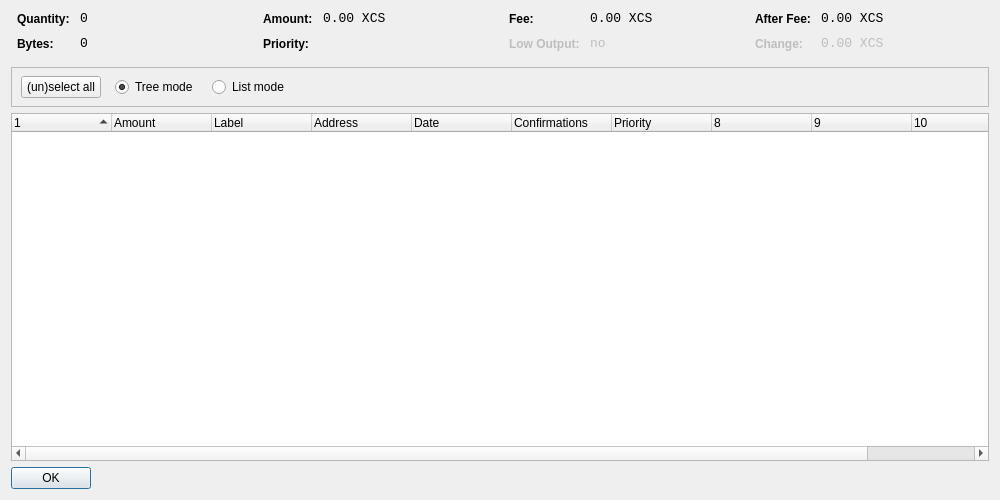
<?xml version="1.0" encoding="UTF-8"?>
<ui version="4.0">
 <class>CoinControlDialog</class>
 <widget class="QDialog" name="CoinControlDialog">
  <property name="geometry">
   <rect>
    <x>0</x>
    <y>0</y>
    <width>1000</width>
    <height>500</height>
   </rect>
  </property>
  <property name="windowTitle">
   <string>Coin Control</string>
  </property>
  <layout class="QVBoxLayout" name="verticalLayout">
   <item>
    <layout class="QHBoxLayout" name="horizontalLayoutTop" stretch="0,0,0,0">
     <property name="topMargin">
      <number>0</number>
     </property>
     <property name="bottomMargin">
      <number>10</number>
     </property>
     <item>
      <layout class="QFormLayout" name="formLayoutCoinControl1">
       <property name="horizontalSpacing">
        <number>10</number>
       </property>
       <property name="verticalSpacing">
        <number>10</number>
       </property>
       <property name="leftMargin">
        <number>6</number>
       </property>
       <property name="rightMargin">
        <number>6</number>
       </property>
       <item row="0" column="0">
        <widget class="QLabel" name="labelCoinControlQuantityText">
         <property name="styleSheet">
          <string notr="true">font-weight:bold;</string>
         </property>
         <property name="text">
          <string>Quantity:</string>
         </property>
        </widget>
       </item>
       <item row="0" column="1">
        <widget class="QLabel" name="labelCoinControlQuantity">
         <property name="font">
          <font>
           <family>Monospace</family>
           <pointsize>10</pointsize>
          </font>
         </property>
         <property name="cursor">
          <cursorShape>IBeamCursor</cursorShape>
         </property>
         <property name="contextMenuPolicy">
          <enum>Qt::ActionsContextMenu</enum>
         </property>
         <property name="text">
          <string notr="true">0</string>
         </property>
         <property name="textInteractionFlags">
          <set>Qt::LinksAccessibleByMouse|Qt::TextSelectableByKeyboard|Qt::TextSelectableByMouse</set>
         </property>
        </widget>
       </item>
       <item row="1" column="0">
        <widget class="QLabel" name="labelCoinControlBytesText">
         <property name="styleSheet">
          <string notr="true">font-weight:bold;</string>
         </property>
         <property name="text">
          <string>Bytes:</string>
         </property>
        </widget>
       </item>
       <item row="1" column="1">
        <widget class="QLabel" name="labelCoinControlBytes">
         <property name="font">
          <font>
           <family>Monospace</family>
           <pointsize>10</pointsize>
          </font>
         </property>
         <property name="cursor">
          <cursorShape>IBeamCursor</cursorShape>
         </property>
         <property name="contextMenuPolicy">
          <enum>Qt::ActionsContextMenu</enum>
         </property>
         <property name="text">
          <string notr="true">0</string>
         </property>
         <property name="textInteractionFlags">
          <set>Qt::LinksAccessibleByMouse|Qt::TextSelectableByKeyboard|Qt::TextSelectableByMouse</set>
         </property>
        </widget>
       </item>
      </layout>
     </item>
     <item>
      <layout class="QFormLayout" name="formLayoutCoinControl2">
       <property name="horizontalSpacing">
        <number>10</number>
       </property>
       <property name="verticalSpacing">
        <number>10</number>
       </property>
       <property name="leftMargin">
        <number>6</number>
       </property>
       <property name="rightMargin">
        <number>6</number>
       </property>
       <item row="0" column="0">
        <widget class="QLabel" name="labelCoinControlAmountText">
         <property name="styleSheet">
          <string notr="true">font-weight:bold;</string>
         </property>
         <property name="text">
          <string>Amount:</string>
         </property>
        </widget>
       </item>
       <item row="0" column="1">
        <widget class="QLabel" name="labelCoinControlAmount">
         <property name="font">
          <font>
           <family>Monospace</family>
           <pointsize>10</pointsize>
          </font>
         </property>
         <property name="cursor">
          <cursorShape>IBeamCursor</cursorShape>
         </property>
         <property name="contextMenuPolicy">
          <enum>Qt::ActionsContextMenu</enum>
         </property>
         <property name="text">
          <string notr="true">0.00 XCS</string>
         </property>
         <property name="textInteractionFlags">
          <set>Qt::LinksAccessibleByMouse|Qt::TextSelectableByKeyboard|Qt::TextSelectableByMouse</set>
         </property>
        </widget>
       </item>
       <item row="1" column="0">
        <widget class="QLabel" name="labelCoinControlPriorityText">
         <property name="styleSheet">
          <string notr="true">font-weight:bold;</string>
         </property>
         <property name="text">
          <string>Priority:</string>
         </property>
        </widget>
       </item>
       <item row="1" column="1">
        <widget class="QLabel" name="labelCoinControlPriority">
         <property name="font">
          <font>
           <family>Monospace</family>
           <pointsize>10</pointsize>
          </font>
         </property>
         <property name="cursor">
          <cursorShape>IBeamCursor</cursorShape>
         </property>
         <property name="contextMenuPolicy">
          <enum>Qt::ActionsContextMenu</enum>
         </property>
         <property name="text">
          <string/>
         </property>
         <property name="textInteractionFlags">
          <set>Qt::LinksAccessibleByMouse|Qt::TextSelectableByKeyboard|Qt::TextSelectableByMouse</set>
         </property>
        </widget>
       </item>
      </layout>
     </item>
     <item>
      <layout class="QFormLayout" name="formLayoutCoinControl3">
       <property name="horizontalSpacing">
        <number>10</number>
       </property>
       <property name="verticalSpacing">
        <number>10</number>
       </property>
       <property name="leftMargin">
        <number>6</number>
       </property>
       <property name="rightMargin">
        <number>6</number>
       </property>
       <item row="0" column="0">
        <widget class="QLabel" name="labelCoinControlFeeText">
         <property name="styleSheet">
          <string notr="true">font-weight:bold;</string>
         </property>
         <property name="text">
          <string>Fee:</string>
         </property>
        </widget>
       </item>
       <item row="0" column="1">
        <widget class="QLabel" name="labelCoinControlFee">
         <property name="font">
          <font>
           <family>Monospace</family>
           <pointsize>10</pointsize>
          </font>
         </property>
         <property name="cursor">
          <cursorShape>IBeamCursor</cursorShape>
         </property>
         <property name="contextMenuPolicy">
          <enum>Qt::ActionsContextMenu</enum>
         </property>
         <property name="text">
          <string notr="true">0.00 XCS</string>
         </property>
         <property name="textInteractionFlags">
          <set>Qt::LinksAccessibleByMouse|Qt::TextSelectableByKeyboard|Qt::TextSelectableByMouse</set>
         </property>
        </widget>
       </item>
       <item row="1" column="0">
        <widget class="QLabel" name="labelCoinControlLowOutputText">
         <property name="enabled">
          <bool>false</bool>
         </property>
         <property name="styleSheet">
          <string notr="true">font-weight:bold;</string>
         </property>
         <property name="text">
          <string>Low Output:</string>
         </property>
        </widget>
       </item>
       <item row="1" column="1">
        <widget class="QLabel" name="labelCoinControlLowOutput">
         <property name="enabled">
          <bool>false</bool>
         </property>
         <property name="font">
          <font>
           <family>Monospace</family>
           <pointsize>10</pointsize>
          </font>
         </property>
         <property name="cursor">
          <cursorShape>IBeamCursor</cursorShape>
         </property>
         <property name="contextMenuPolicy">
          <enum>Qt::ActionsContextMenu</enum>
         </property>
         <property name="text">
          <string notr="true">no</string>
         </property>
         <property name="textInteractionFlags">
          <set>Qt::LinksAccessibleByMouse|Qt::TextSelectableByKeyboard|Qt::TextSelectableByMouse</set>
         </property>
        </widget>
       </item>
      </layout>
     </item>
     <item>
      <layout class="QFormLayout" name="formLayoutCoinControl4">
       <property name="horizontalSpacing">
        <number>10</number>
       </property>
       <property name="verticalSpacing">
        <number>10</number>
       </property>
       <property name="leftMargin">
        <number>6</number>
       </property>
       <property name="rightMargin">
        <number>6</number>
       </property>
       <item row="0" column="0">
        <widget class="QLabel" name="labelCoinControlAfterFeeText">
         <property name="styleSheet">
          <string notr="true">font-weight:bold;</string>
         </property>
         <property name="text">
          <string>After Fee:</string>
         </property>
        </widget>
       </item>
       <item row="0" column="1">
        <widget class="QLabel" name="labelCoinControlAfterFee">
         <property name="font">
          <font>
           <family>Monospace</family>
           <pointsize>10</pointsize>
          </font>
         </property>
         <property name="cursor">
          <cursorShape>IBeamCursor</cursorShape>
         </property>
         <property name="contextMenuPolicy">
          <enum>Qt::ActionsContextMenu</enum>
         </property>
         <property name="text">
          <string notr="true">0.00 XCS</string>
         </property>
         <property name="textInteractionFlags">
          <set>Qt::LinksAccessibleByMouse|Qt::TextSelectableByKeyboard|Qt::TextSelectableByMouse</set>
         </property>
        </widget>
       </item>
       <item row="1" column="0">
        <widget class="QLabel" name="labelCoinControlChangeText">
         <property name="enabled">
          <bool>false</bool>
         </property>
         <property name="styleSheet">
          <string notr="true">font-weight:bold;</string>
         </property>
         <property name="text">
          <string>Change:</string>
         </property>
        </widget>
       </item>
       <item row="1" column="1">
        <widget class="QLabel" name="labelCoinControlChange">
         <property name="enabled">
          <bool>false</bool>
         </property>
         <property name="font">
          <font>
           <family>Monospace</family>
           <pointsize>10</pointsize>
          </font>
         </property>
         <property name="cursor">
          <cursorShape>IBeamCursor</cursorShape>
         </property>
         <property name="contextMenuPolicy">
          <enum>Qt::ActionsContextMenu</enum>
         </property>
         <property name="text">
          <string notr="true">0.00 XCS</string>
         </property>
         <property name="textInteractionFlags">
          <set>Qt::LinksAccessibleByMouse|Qt::TextSelectableByKeyboard|Qt::TextSelectableByMouse</set>
         </property>
        </widget>
       </item>
      </layout>
     </item>
    </layout>
   </item>
   <item>
    <widget class="QFrame" name="frame">
     <property name="minimumSize">
      <size>
       <width>0</width>
       <height>40</height>
      </size>
     </property>
     <property name="frameShape">
      <enum>QFrame::StyledPanel</enum>
     </property>
     <property name="frameShadow">
      <enum>QFrame::Sunken</enum>
     </property>
     <widget class="QWidget" name="horizontalLayoutWidget">
      <property name="geometry">
       <rect>
        <x>10</x>
        <y>0</y>
        <width>781</width>
        <height>41</height>
       </rect>
      </property>
      <layout class="QHBoxLayout" name="horizontalLayoutPanel" stretch="0,0,0,0,0">
       <property name="spacing">
        <number>14</number>
       </property>
       <item>
        <widget class="QPushButton" name="pushButtonSelectAll">
         <property name="sizePolicy">
          <sizepolicy hsizetype="Maximum" vsizetype="Fixed">
           <horstretch>0</horstretch>
           <verstretch>0</verstretch>
          </sizepolicy>
         </property>
         <property name="text">
          <string>(un)select all</string>
         </property>
        </widget>
       </item>
       <item>
        <widget class="QRadioButton" name="radioTreeMode">
         <property name="sizePolicy">
          <sizepolicy hsizetype="Maximum" vsizetype="Fixed">
           <horstretch>0</horstretch>
           <verstretch>0</verstretch>
          </sizepolicy>
         </property>
         <property name="text">
          <string>Tree mode</string>
         </property>
         <property name="checked">
          <bool>true</bool>
         </property>
        </widget>
       </item>
       <item>
        <widget class="QRadioButton" name="radioListMode">
         <property name="sizePolicy">
          <sizepolicy hsizetype="Maximum" vsizetype="Fixed">
           <horstretch>0</horstretch>
           <verstretch>0</verstretch>
          </sizepolicy>
         </property>
         <property name="text">
          <string>List mode</string>
         </property>
        </widget>
       </item>
       <item>
        <spacer name="horizontalSpacer">
         <property name="orientation">
          <enum>Qt::Horizontal</enum>
         </property>
         <property name="sizeHint" stdset="0">
          <size>
           <width>40</width>
           <height>20</height>
          </size>
         </property>
        </spacer>
       </item>
      </layout>
     </widget>
    </widget>
   </item>
   <item>
    <widget class="CoinControlTreeWidget" name="treeWidget">
     <property name="contextMenuPolicy">
      <enum>Qt::CustomContextMenu</enum>
     </property>
     <property name="sortingEnabled">
      <bool>false</bool>
     </property>
     <property name="columnCount">
      <number>11</number>
     </property>
     <attribute name="headerShowSortIndicator" stdset="0">
      <bool>true</bool>
     </attribute>
     <attribute name="headerStretchLastSection">
      <bool>false</bool>
     </attribute>
     <column>
      <property name="text">
       <string/>
      </property>
     </column>
     <column>
      <property name="text">
       <string>Amount</string>
      </property>
     </column>
     <column>
      <property name="text">
       <string>Label</string>
      </property>
     </column>
     <column>
      <property name="text">
       <string>Address</string>
      </property>
     </column>
     <column>
      <property name="text">
       <string>Date</string>
      </property>
     </column>
     <column>
      <property name="text">
       <string>Confirmations</string>
      </property>
      <property name="toolTip">
       <string>Confirmed</string>
      </property>
     </column>
     <column>
      <property name="text">
       <string>Priority</string>
      </property>
     </column>
     <column>
      <property name="text">
       <string/>
      </property>
     </column>
     <column>
      <property name="text">
       <string/>
      </property>
     </column>
     <column>
      <property name="text">
       <string/>
      </property>
     </column>
     <column>
      <property name="text">
       <string/>
      </property>
     </column>
    </widget>
   </item>
   <item>
    <widget class="QDialogButtonBox" name="buttonBox">
     <property name="sizePolicy">
      <sizepolicy hsizetype="Maximum" vsizetype="Fixed">
       <horstretch>0</horstretch>
       <verstretch>0</verstretch>
      </sizepolicy>
     </property>
     <property name="orientation">
      <enum>Qt::Horizontal</enum>
     </property>
     <property name="standardButtons">
      <set>QDialogButtonBox::Ok</set>
     </property>
    </widget>
   </item>
  </layout>
 </widget>
 <customwidgets>
  <customwidget>
   <class>CoinControlTreeWidget</class>
   <extends>QTreeWidget</extends>
   <header>coincontroltreewidget.h</header>
  </customwidget>
 </customwidgets>
 <resources/>
 <connections/>
</ui>
